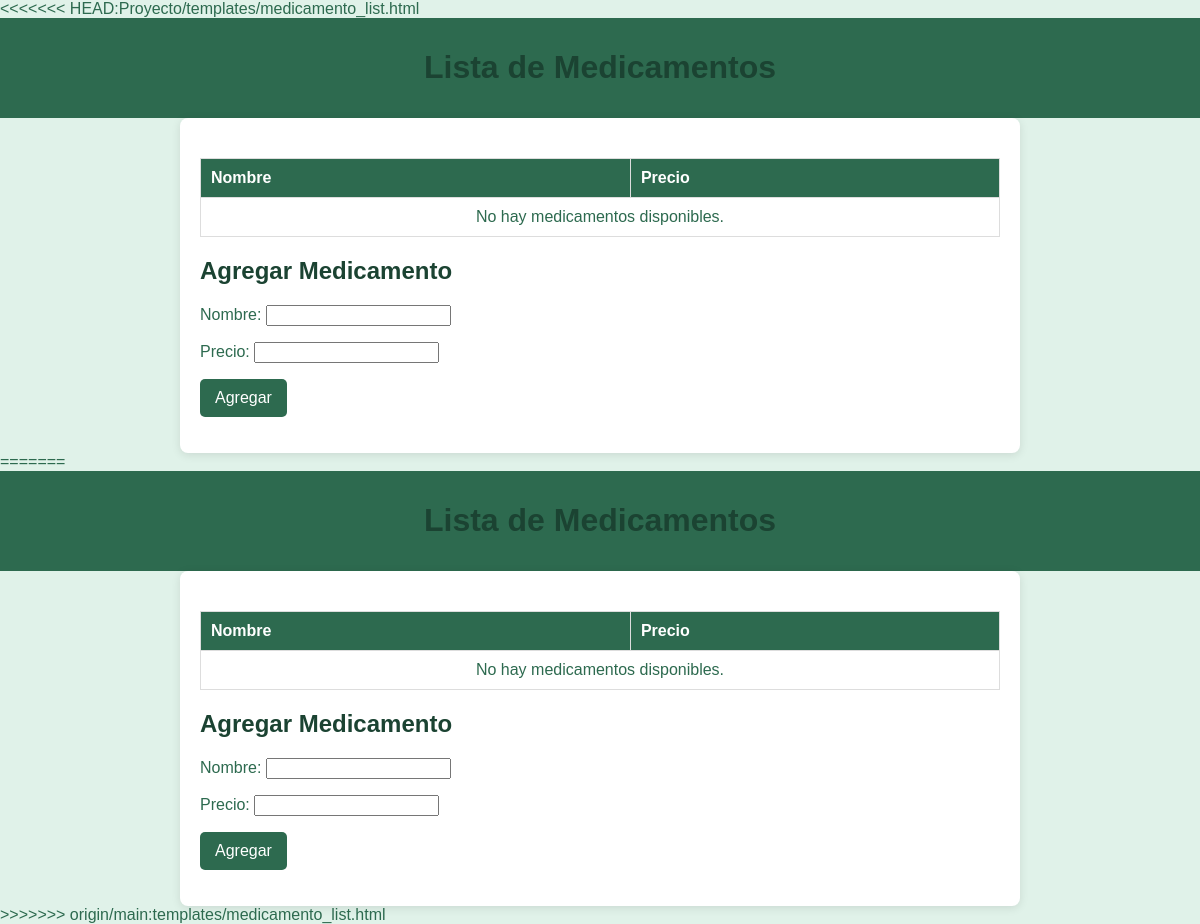
/medicamentos/, run on an earlier commit of the app's database.
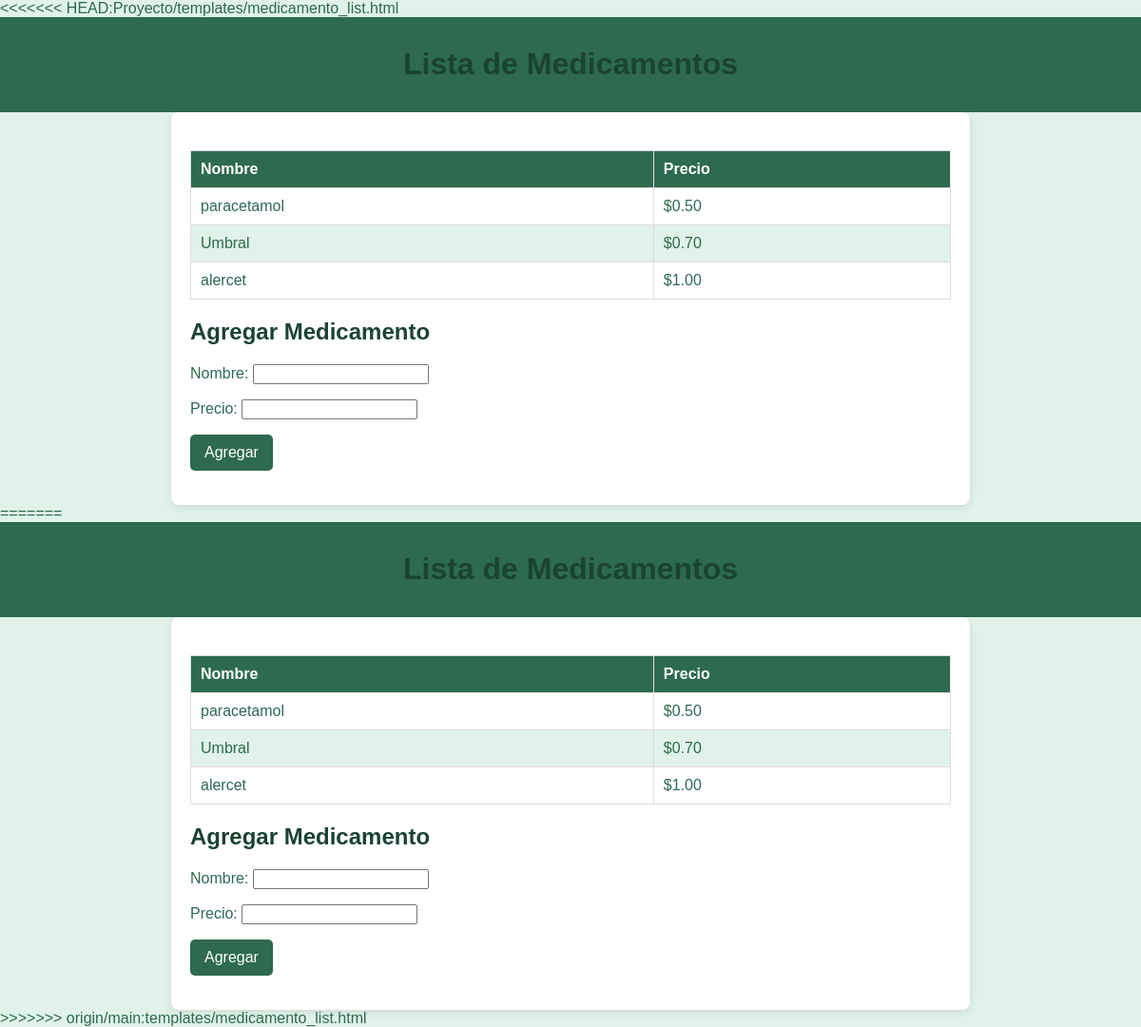
And on a later commit of the database.
### FarmAPE/models.py (models this page shows, shortened)
class Medicamento(models.Model):
    nombre = models.CharField(max_length=100)
    precio = models.FloatField()

### FarmAPE/views.py (the view, shortened to what this page needs)
# urls.py: path('medicamentos/', MedicamentoListView.as_view(), name='medicamento_list'),
class MedicamentoListView(View):
    def get(self, request):
        medicamentos = Medicamento.objects.all()
        form = MedicamentoForm()
        return render(request, 'medicamento_list.html', {'medicamentos': medicamentos, 'form': form})

### FarmAPE/forms.py
class MedicamentoForm(forms.ModelForm):
    class Meta:
        model = Medicamento
        fields = ['nombre', 'precio']

### templates/medicamento_list.html (shortened to what this page needs)
<!DOCTYPE html>
<html lang="en">
<head>
</head>
<body>
    <header>
        <h1>Lista de Medicamentos</h1>
    </header>
    <main>
        <section>
            <table>
                <thead>
                    <tr>
                        <th>Nombre</th>
                        <th>Precio</th>
                    </tr>
                </thead>
                <tbody>
                    {% for medicamento in medicamentos %}
                        <tr>
                            <td>{{ medicamento.nombre }}</td>
                            <td>${{ medicamento.precio|floatformat:2 }}</td>
                        </tr>
                    {% empty %}
                        <tr>
                            <td colspan="2" style="text-align: center;">No hay medicamentos disponibles.</td>
                        </tr>
                    {% endfor %}
                </tbody>
            </table>
        </section>
        <section>
            <h2>Agregar Medicamento</h2>
            <form method="post">
                {{ form.as_p }}
                <button type="submit">Agregar</button>
            </form>
        </section>
    </main>
</body>
</html>
<!DOCTYPE html>
<html lang="en">
<head>
</head>
<body>
    <header>
        <h1>Lista de Medicamentos</h1>
    </header>
    <main>
        <section>
            <table>
                <thead>
                    <tr>
                        <th>Nombre</th>
                        <th>Precio</th>
                    </tr>
                </thead>
                <tbody>
                    {% for medicamento in medicamentos %}
                        <tr>
                            <td>{{ medicamento.nombre }}</td>
                            <td>${{ medicamento.precio|floatformat:2 }}</td>
                        </tr>
                    {% empty %}
                        <tr>
                            <td colspan="2" style="text-align: center;">No hay medicamentos disponibles.</td>
                        </tr>
                    {% endfor %}
                </tbody>
            </table>
        </section>
        <section>
            <h2>Agregar Medicamento</h2>
            <form method="post">
                {{ form.as_p }}
                <button type="submit">Agregar</button>
            </form>
        </section>
    </main>
</body>
</html>

### templates/medicamento_list.html (style rules this page uses)
body { font-family: Arial, sans-serif; margin: 0; padding: 0; background-color: #f0f4f8; color: #333; }
header { background-color: #007BFF; color: white; padding: 10px 20px; text-align: center; }
main { padding: 20px; max-width: 800px; margin: 0 auto; background: white; box-shadow: 0 2px 10px rgba(0, 0, 0, 0.1); border-radius: 8px; }
h1, h2 { color: #0056b3; }
table { width: 100%; border-collapse: collapse; margin: 20px 0; }
table th, table td { border: 1px solid #ddd; padding: 10px; text-align: left; }
table th { background-color: #007BFF; color: white; }
table tr:nth-child(even) { background-color: #e9f1fa; }
form { margin-top: 20px; }
form button { background-color: #007BFF; color: white; border: none; padding: 10px 15px; border-radius: 5px; cursor: pointer; font-size: 16px; }
body { font-family: Arial, sans-serif; margin: 0; padding: 0; background-color: #e0f2e9; color: #2d6a4f; }
header { background-color: #2d6a4f; color: white; padding: 10px 20px; text-align: center; }
h1, h2 { color: #1b4332; }
table th { background-color: #2d6a4f; color: white; }
table tr:nth-child(even) { background-color: #e0f2e9; }
form button { background-color: #2d6a4f; color: white; border: none; padding: 10px 15px; border-radius: 5px; cursor: pointer; font-size: 16px; }

What changed in the data, as far as the page shows it:
added Medicamento: nombre "paracetamol", precio "0.50"
added Medicamento: nombre "Umbral", precio "0.70"
added Medicamento: nombre "alercet", precio "1.00"
Also different on the page:
text no longer shown: "No hay medicamentos disponibles. No hay medicamentos disponibles."
